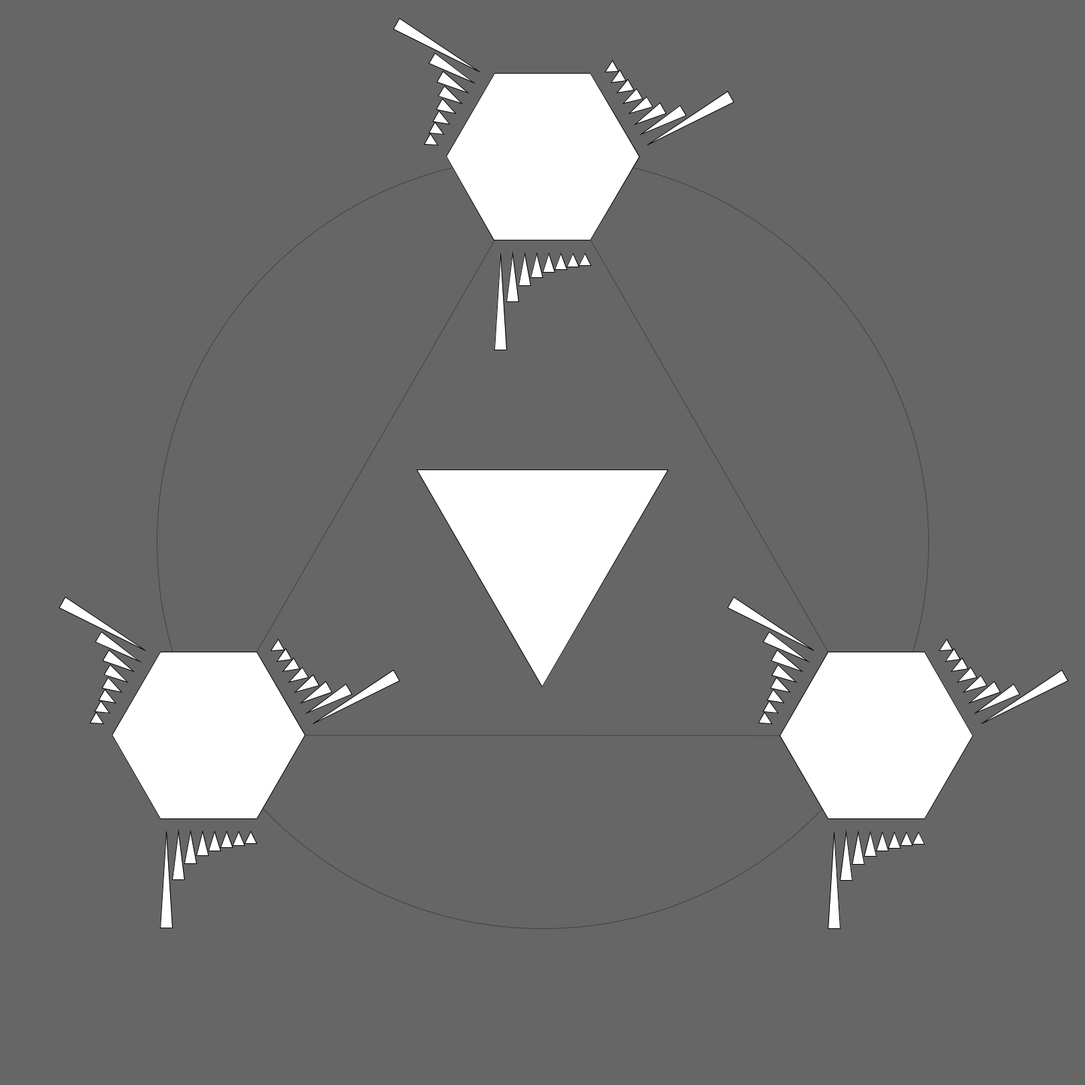
Frame 1 (no input)
Frame 60 (the mouse pressed at the canvas centre just before this capture): identical to frame 1, image omitted
Frame 120 (the mouse held since frame 60 and released just before this capture): identical to frame 1, image omitted

The Processing sketch that drew this single still picture (run headless with seeded random() and noise(); from frame 60 on, the mouse is pressed at the canvas centre):

// Processing sketch: visualize
// ── visualize.pde
float pxPerFt = 36;
float pxPerIn = 3;
float perimRadius = 32/2*pxPerFt;
float sepalRadius = 8/2*pxPerFt;
float archLength = 4*pxPerFt;
float archHeight = archLength;
float flowerRadius = 6*pxPerFt;
int N_SENSOR = 8;
int N_ARCH = 3;
int N_SEPAL = 3;

void setup() {
  // at 36 px/ft, we want to display a 45'x45' area
  size(1620, 1620);
  background(102);

  // (0,0) is the center
  translate(width/2, height/2);

  // denote extents and boundaries with dark lines
  noFill();
  stroke(64);

  // show outlines
  drawOutlines();

  // denote physical shapes by white fill
  fill(255);
  stroke(0);

  // show sepal platforms
  drawSepals();
  
  // show central flower
  drawFlower();
  
  // save it
  save("Plan view.png");
  
}

void draw() {
}

void drawFlower() {
  pushMatrix();

  // drop a triangle
  rotate(radians(-30));
  polygon(flowerRadius, 3);  // Triangle
      
  popMatrix();
}

void drawOutlines() {
  pushMatrix();
  
  // trace the 32' radius
  ellipse(0, 0, perimRadius*2, perimRadius*2);  
  
  // drop a triangle
  rotate(radians(30));
  polygon(perimRadius, 3);  // Triangle
  
  popMatrix();
}

void drawSepals() {
  float[] dist = {archHeight, archHeight/2, archHeight/3, archHeight/4, archHeight/5, archHeight/6, archHeight/7, archHeight/8};
  
  pushMatrix();
  rotate(radians(360*0/3));
  translate(0, -perimRadius);
  polygon(sepalRadius, 6);  // Hexagon 
  drawArchSensor(dist);
  rotate(radians(360/3));
  drawArchSensor(dist);
  rotate(radians(360/3));
  drawArchSensor(dist);
  popMatrix();
  
  pushMatrix();
  rotate(radians(360*1/3));
  translate(0, -perimRadius);
  polygon(sepalRadius, 6);  // Hexagon
  drawArchSensor(dist);
  rotate(radians(360/3));
  drawArchSensor(dist);
  rotate(radians(360/3));
  drawArchSensor(dist);
  popMatrix();
  
  pushMatrix();
  rotate(radians(360*2/3));
  translate(0, -perimRadius);
  polygon(sepalRadius, 6);  // Hexagon  
  drawArchSensor(dist);
  rotate(radians(360/3));
  drawArchSensor(dist);
  rotate(radians(360/3));
  drawArchSensor(dist);
  popMatrix();
}

void drawArchSensor(float dist[]) {

  // sensors
  pushMatrix();
  translate(-archLength/2, +sepalRadius);
  beginShape(TRIANGLES);
  for( int i=0; i<N_SENSOR; i++ ) {
    vertex(archLength/8 * i, dist[i]); 
    vertex(archLength/8 * (i+0.5),0); 
    vertex(archLength/8 * (i+1), dist[i]);
  }
  endShape();  
  popMatrix();

}

void polygon(float radius, int npoints) {
  float angle = TWO_PI / npoints;
  beginShape();
  for (float a = 0; a < TWO_PI; a += angle) {
    float sx = cos(a) * radius;
    float sy = sin(a) * radius;
    vertex(sx, sy);
  }
  endShape(CLOSE);
}
